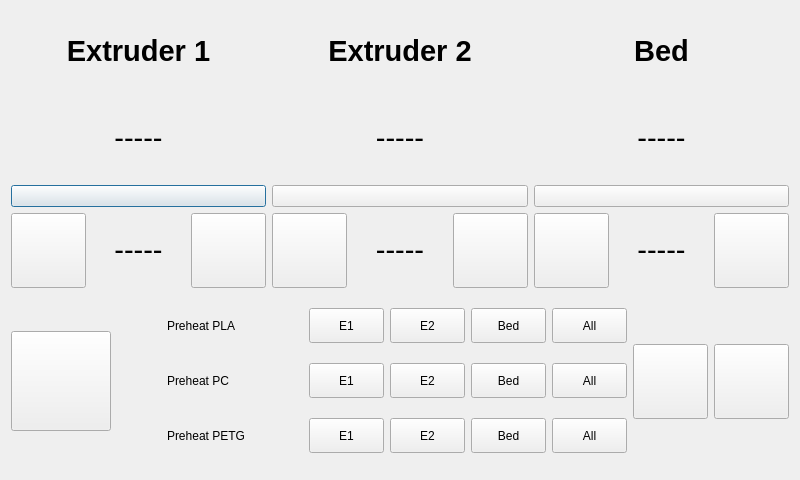
<?xml version="1.0" encoding="UTF-8"?>
<ui version="4.0">
 <class>TemperatureWindow</class>
 <widget class="QDialog" name="TemperatureWindow">
  <property name="geometry">
   <rect>
    <x>0</x>
    <y>0</y>
    <width>800</width>
    <height>480</height>
   </rect>
  </property>
  <property name="maximumSize">
   <size>
    <width>800</width>
    <height>480</height>
   </size>
  </property>
  <property name="windowTitle">
   <string>TemperatureWindow</string>
  </property>
  <layout class="QVBoxLayout" name="verticalLayout_5">
   <item>
    <layout class="QHBoxLayout" name="horizontalLayout_8">
     <item>
      <layout class="QVBoxLayout" name="verticalLayout_4">
       <item>
        <widget class="QLabel" name="e1label">
         <property name="text">
          <string>&lt;html&gt;&lt;head/&gt;&lt;body&gt;&lt;p align=&quot;center&quot;&gt;&lt;span style=&quot; font-size:22pt; font-weight:600;&quot;&gt;Extruder 1&lt;/span&gt;&lt;/p&gt;&lt;/body&gt;&lt;/html&gt;</string>
         </property>
        </widget>
       </item>
       <item>
        <widget class="QLabel" name="e1temp">
         <property name="text">
          <string>&lt;html&gt;&lt;head/&gt;&lt;body&gt;&lt;p align=&quot;center&quot;&gt;&lt;span style=&quot; font-size:22pt;&quot;&gt;-----&lt;/span&gt;&lt;/p&gt;&lt;/body&gt;&lt;/html&gt;</string>
         </property>
        </widget>
       </item>
       <item>
        <widget class="QPushButton" name="e1img">
         <property name="text">
          <string/>
         </property>
         <property name="icon">
          <iconset>
           <normaloff>img/nozzleidle.png</normaloff>img/nozzleidle.png</iconset>
         </property>
         <property name="iconSize">
          <size>
           <width>100</width>
           <height>100</height>
          </size>
         </property>
        </widget>
       </item>
      </layout>
     </item>
     <item>
      <layout class="QVBoxLayout" name="verticalLayout_3">
       <item>
        <widget class="QLabel" name="e2label">
         <property name="text">
          <string>&lt;html&gt;&lt;head/&gt;&lt;body&gt;&lt;p align=&quot;center&quot;&gt;&lt;span style=&quot; font-size:22pt; font-weight:600;&quot;&gt;Extruder 2&lt;/span&gt;&lt;/p&gt;&lt;/body&gt;&lt;/html&gt;</string>
         </property>
        </widget>
       </item>
       <item>
        <widget class="QLabel" name="e2temp">
         <property name="text">
          <string>&lt;html&gt;&lt;head/&gt;&lt;body&gt;&lt;p align=&quot;center&quot;&gt;&lt;span style=&quot; font-size:22pt;&quot;&gt;-----&lt;/span&gt;&lt;/p&gt;&lt;/body&gt;&lt;/html&gt;</string>
         </property>
        </widget>
       </item>
       <item>
        <widget class="QPushButton" name="e2img">
         <property name="text">
          <string/>
         </property>
         <property name="icon">
          <iconset>
           <normaloff>img/nozzleidle.png</normaloff>img/nozzleidle.png</iconset>
         </property>
         <property name="iconSize">
          <size>
           <width>100</width>
           <height>100</height>
          </size>
         </property>
        </widget>
       </item>
      </layout>
     </item>
     <item>
      <layout class="QVBoxLayout" name="verticalLayout_2">
       <item>
        <widget class="QLabel" name="bedlabel">
         <property name="text">
          <string>&lt;html&gt;&lt;head/&gt;&lt;body&gt;&lt;p align=&quot;center&quot;&gt;&lt;span style=&quot; font-size:22pt; font-weight:600;&quot;&gt;Bed&lt;/span&gt;&lt;/p&gt;&lt;/body&gt;&lt;/html&gt;</string>
         </property>
        </widget>
       </item>
       <item>
        <widget class="QLabel" name="bedtemp">
         <property name="text">
          <string>&lt;html&gt;&lt;head/&gt;&lt;body&gt;&lt;p align=&quot;center&quot;&gt;&lt;span style=&quot; font-size:22pt;&quot;&gt;-----&lt;/span&gt;&lt;/p&gt;&lt;/body&gt;&lt;/html&gt;</string>
         </property>
        </widget>
       </item>
       <item>
        <widget class="QPushButton" name="bedimg">
         <property name="text">
          <string/>
         </property>
         <property name="icon">
          <iconset>
           <normaloff>img/bed_unheated.png</normaloff>img/bed_unheated.png</iconset>
         </property>
         <property name="iconSize">
          <size>
           <width>100</width>
           <height>100</height>
          </size>
         </property>
        </widget>
       </item>
      </layout>
     </item>
    </layout>
   </item>
   <item>
    <layout class="QHBoxLayout" name="horizontalLayout_7">
     <item>
      <layout class="QHBoxLayout" name="horizontalLayout_6">
       <item>
        <widget class="QPushButton" name="e1neg">
         <property name="maximumSize">
          <size>
           <width>75</width>
           <height>75</height>
          </size>
         </property>
         <property name="text">
          <string/>
         </property>
         <property name="icon">
          <iconset>
           <normaloff>img/downarrow.png</normaloff>img/downarrow.png</iconset>
         </property>
         <property name="iconSize">
          <size>
           <width>50</width>
           <height>50</height>
          </size>
         </property>
        </widget>
       </item>
       <item>
        <widget class="QLabel" name="e1set">
         <property name="text">
          <string>&lt;html&gt;&lt;head/&gt;&lt;body&gt;&lt;p align=&quot;center&quot;&gt;&lt;span style=&quot; font-size:22pt;&quot;&gt;-----&lt;/span&gt;&lt;/p&gt;&lt;/body&gt;&lt;/html&gt;</string>
         </property>
        </widget>
       </item>
       <item>
        <widget class="QPushButton" name="e1pos">
         <property name="maximumSize">
          <size>
           <width>75</width>
           <height>75</height>
          </size>
         </property>
         <property name="text">
          <string/>
         </property>
         <property name="icon">
          <iconset>
           <normaloff>img/uparrow.png</normaloff>img/uparrow.png</iconset>
         </property>
         <property name="iconSize">
          <size>
           <width>50</width>
           <height>50</height>
          </size>
         </property>
        </widget>
       </item>
      </layout>
     </item>
     <item>
      <layout class="QHBoxLayout" name="horizontalLayout_5">
       <item>
        <widget class="QPushButton" name="e2neg">
         <property name="maximumSize">
          <size>
           <width>75</width>
           <height>75</height>
          </size>
         </property>
         <property name="text">
          <string/>
         </property>
         <property name="icon">
          <iconset>
           <normaloff>img/downarrow.png</normaloff>img/downarrow.png</iconset>
         </property>
         <property name="iconSize">
          <size>
           <width>50</width>
           <height>50</height>
          </size>
         </property>
        </widget>
       </item>
       <item>
        <widget class="QLabel" name="e2set">
         <property name="text">
          <string>&lt;html&gt;&lt;head/&gt;&lt;body&gt;&lt;p align=&quot;center&quot;&gt;&lt;span style=&quot; font-size:22pt;&quot;&gt;-----&lt;/span&gt;&lt;/p&gt;&lt;/body&gt;&lt;/html&gt;</string>
         </property>
        </widget>
       </item>
       <item>
        <widget class="QPushButton" name="e2pos">
         <property name="maximumSize">
          <size>
           <width>75</width>
           <height>75</height>
          </size>
         </property>
         <property name="text">
          <string/>
         </property>
         <property name="icon">
          <iconset>
           <normaloff>img/uparrow.png</normaloff>img/uparrow.png</iconset>
         </property>
         <property name="iconSize">
          <size>
           <width>50</width>
           <height>50</height>
          </size>
         </property>
        </widget>
       </item>
      </layout>
     </item>
     <item>
      <layout class="QHBoxLayout" name="horizontalLayout_4">
       <item>
        <widget class="QPushButton" name="bedneg">
         <property name="maximumSize">
          <size>
           <width>75</width>
           <height>75</height>
          </size>
         </property>
         <property name="text">
          <string/>
         </property>
         <property name="icon">
          <iconset>
           <normaloff>img/downarrow.png</normaloff>img/downarrow.png</iconset>
         </property>
         <property name="iconSize">
          <size>
           <width>50</width>
           <height>50</height>
          </size>
         </property>
        </widget>
       </item>
       <item>
        <widget class="QLabel" name="bedset">
         <property name="text">
          <string>&lt;html&gt;&lt;head/&gt;&lt;body&gt;&lt;p align=&quot;center&quot;&gt;&lt;span style=&quot; font-size:22pt;&quot;&gt;-----&lt;/span&gt;&lt;/p&gt;&lt;/body&gt;&lt;/html&gt;</string>
         </property>
        </widget>
       </item>
       <item>
        <widget class="QPushButton" name="bedpos">
         <property name="maximumSize">
          <size>
           <width>75</width>
           <height>75</height>
          </size>
         </property>
         <property name="text">
          <string/>
         </property>
         <property name="icon">
          <iconset>
           <normaloff>img/uparrow.png</normaloff>img/uparrow.png</iconset>
         </property>
         <property name="iconSize">
          <size>
           <width>50</width>
           <height>50</height>
          </size>
         </property>
        </widget>
       </item>
      </layout>
     </item>
    </layout>
   </item>
   <item>
    <layout class="QHBoxLayout" name="horizontalLayout_9">
     <item>
      <widget class="QPushButton" name="Back">
       <property name="maximumSize">
        <size>
         <width>100</width>
         <height>100</height>
        </size>
       </property>
       <property name="text">
        <string/>
       </property>
       <property name="icon">
        <iconset>
         <normaloff>img/back.png</normaloff>img/back.png</iconset>
       </property>
       <property name="iconSize">
        <size>
         <width>100</width>
         <height>100</height>
        </size>
       </property>
      </widget>
     </item>
     <item>
      <spacer name="horizontalSpacer_5">
       <property name="orientation">
        <enum>Qt::Horizontal</enum>
       </property>
       <property name="sizeType">
        <enum>QSizePolicy::Fixed</enum>
       </property>
       <property name="sizeHint" stdset="0">
        <size>
         <width>50</width>
         <height>175</height>
        </size>
       </property>
      </spacer>
     </item>
     <item>
      <layout class="QVBoxLayout" name="verticalLayout">
       <item>
        <layout class="QHBoxLayout" name="horizontalLayout">
         <item>
          <widget class="QLabel" name="PreheatPLA">
           <property name="text">
            <string>Preheat PLA</string>
           </property>
          </widget>
         </item>
         <item>
          <widget class="QPushButton" name="m1e1">
           <property name="minimumSize">
            <size>
             <width>70</width>
             <height>30</height>
            </size>
           </property>
           <property name="maximumSize">
            <size>
             <width>75</width>
             <height>35</height>
            </size>
           </property>
           <property name="toolTip">
            <string>&lt;html&gt;&lt;head/&gt;&lt;body&gt;&lt;p&gt;&lt;span style=&quot; font-size:24pt;&quot;&gt;0.1&lt;/span&gt;&lt;/p&gt;&lt;/body&gt;&lt;/html&gt;</string>
           </property>
           <property name="styleSheet">
            <string notr="true">font: 14pt &quot;Ubuntu&quot;;</string>
           </property>
           <property name="text">
            <string>E1</string>
           </property>
          </widget>
         </item>
         <item>
          <widget class="QPushButton" name="m1e2">
           <property name="sizePolicy">
            <sizepolicy hsizetype="Fixed" vsizetype="Fixed">
             <horstretch>0</horstretch>
             <verstretch>0</verstretch>
            </sizepolicy>
           </property>
           <property name="minimumSize">
            <size>
             <width>70</width>
             <height>30</height>
            </size>
           </property>
           <property name="maximumSize">
            <size>
             <width>75</width>
             <height>35</height>
            </size>
           </property>
           <property name="toolTip">
            <string>&lt;html&gt;&lt;head/&gt;&lt;body&gt;&lt;p&gt;&lt;span style=&quot; font-size:24pt;&quot;&gt;0.1&lt;/span&gt;&lt;/p&gt;&lt;/body&gt;&lt;/html&gt;</string>
           </property>
           <property name="styleSheet">
            <string notr="true">font: 14pt &quot;Ubuntu&quot;;</string>
           </property>
           <property name="text">
            <string>E2</string>
           </property>
          </widget>
         </item>
         <item>
          <widget class="QPushButton" name="m1bed">
           <property name="sizePolicy">
            <sizepolicy hsizetype="Fixed" vsizetype="Fixed">
             <horstretch>0</horstretch>
             <verstretch>0</verstretch>
            </sizepolicy>
           </property>
           <property name="minimumSize">
            <size>
             <width>70</width>
             <height>30</height>
            </size>
           </property>
           <property name="maximumSize">
            <size>
             <width>75</width>
             <height>35</height>
            </size>
           </property>
           <property name="toolTip">
            <string>&lt;html&gt;&lt;head/&gt;&lt;body&gt;&lt;p&gt;&lt;span style=&quot; font-size:24pt;&quot;&gt;0.1&lt;/span&gt;&lt;/p&gt;&lt;/body&gt;&lt;/html&gt;</string>
           </property>
           <property name="styleSheet">
            <string notr="true">font: 14pt &quot;Ubuntu&quot;;</string>
           </property>
           <property name="text">
            <string>Bed</string>
           </property>
          </widget>
         </item>
         <item>
          <widget class="QPushButton" name="m1all">
           <property name="sizePolicy">
            <sizepolicy hsizetype="Fixed" vsizetype="Fixed">
             <horstretch>0</horstretch>
             <verstretch>0</verstretch>
            </sizepolicy>
           </property>
           <property name="minimumSize">
            <size>
             <width>70</width>
             <height>30</height>
            </size>
           </property>
           <property name="maximumSize">
            <size>
             <width>75</width>
             <height>35</height>
            </size>
           </property>
           <property name="toolTip">
            <string>&lt;html&gt;&lt;head/&gt;&lt;body&gt;&lt;p&gt;&lt;span style=&quot; font-size:24pt;&quot;&gt;0.1&lt;/span&gt;&lt;/p&gt;&lt;/body&gt;&lt;/html&gt;</string>
           </property>
           <property name="styleSheet">
            <string notr="true">font: 14pt &quot;Ubuntu&quot;;</string>
           </property>
           <property name="text">
            <string>All</string>
           </property>
          </widget>
         </item>
        </layout>
       </item>
       <item>
        <layout class="QHBoxLayout" name="horizontalLayout_2">
         <item>
          <widget class="QLabel" name="PreheatPC">
           <property name="text">
            <string>Preheat PC</string>
           </property>
          </widget>
         </item>
         <item>
          <widget class="QPushButton" name="m2e1">
           <property name="minimumSize">
            <size>
             <width>70</width>
             <height>30</height>
            </size>
           </property>
           <property name="maximumSize">
            <size>
             <width>75</width>
             <height>35</height>
            </size>
           </property>
           <property name="toolTip">
            <string>&lt;html&gt;&lt;head/&gt;&lt;body&gt;&lt;p&gt;&lt;span style=&quot; font-size:24pt;&quot;&gt;0.1&lt;/span&gt;&lt;/p&gt;&lt;/body&gt;&lt;/html&gt;</string>
           </property>
           <property name="styleSheet">
            <string notr="true">font: 14pt &quot;Ubuntu&quot;;</string>
           </property>
           <property name="text">
            <string>E1</string>
           </property>
          </widget>
         </item>
         <item>
          <widget class="QPushButton" name="m2e2">
           <property name="sizePolicy">
            <sizepolicy hsizetype="Fixed" vsizetype="Fixed">
             <horstretch>0</horstretch>
             <verstretch>0</verstretch>
            </sizepolicy>
           </property>
           <property name="minimumSize">
            <size>
             <width>70</width>
             <height>30</height>
            </size>
           </property>
           <property name="maximumSize">
            <size>
             <width>75</width>
             <height>35</height>
            </size>
           </property>
           <property name="toolTip">
            <string>&lt;html&gt;&lt;head/&gt;&lt;body&gt;&lt;p&gt;&lt;span style=&quot; font-size:24pt;&quot;&gt;0.1&lt;/span&gt;&lt;/p&gt;&lt;/body&gt;&lt;/html&gt;</string>
           </property>
           <property name="styleSheet">
            <string notr="true">font: 14pt &quot;Ubuntu&quot;;</string>
           </property>
           <property name="text">
            <string>E2</string>
           </property>
          </widget>
         </item>
         <item>
          <widget class="QPushButton" name="m2bed">
           <property name="sizePolicy">
            <sizepolicy hsizetype="Fixed" vsizetype="Fixed">
             <horstretch>0</horstretch>
             <verstretch>0</verstretch>
            </sizepolicy>
           </property>
           <property name="minimumSize">
            <size>
             <width>70</width>
             <height>30</height>
            </size>
           </property>
           <property name="maximumSize">
            <size>
             <width>75</width>
             <height>35</height>
            </size>
           </property>
           <property name="toolTip">
            <string>&lt;html&gt;&lt;head/&gt;&lt;body&gt;&lt;p&gt;&lt;span style=&quot; font-size:24pt;&quot;&gt;0.1&lt;/span&gt;&lt;/p&gt;&lt;/body&gt;&lt;/html&gt;</string>
           </property>
           <property name="styleSheet">
            <string notr="true">font: 14pt &quot;Ubuntu&quot;;</string>
           </property>
           <property name="text">
            <string>Bed</string>
           </property>
          </widget>
         </item>
         <item>
          <widget class="QPushButton" name="m2all">
           <property name="sizePolicy">
            <sizepolicy hsizetype="Fixed" vsizetype="Fixed">
             <horstretch>0</horstretch>
             <verstretch>0</verstretch>
            </sizepolicy>
           </property>
           <property name="minimumSize">
            <size>
             <width>70</width>
             <height>30</height>
            </size>
           </property>
           <property name="maximumSize">
            <size>
             <width>75</width>
             <height>35</height>
            </size>
           </property>
           <property name="toolTip">
            <string>&lt;html&gt;&lt;head/&gt;&lt;body&gt;&lt;p&gt;&lt;span style=&quot; font-size:24pt;&quot;&gt;0.1&lt;/span&gt;&lt;/p&gt;&lt;/body&gt;&lt;/html&gt;</string>
           </property>
           <property name="styleSheet">
            <string notr="true">font: 14pt &quot;Ubuntu&quot;;</string>
           </property>
           <property name="text">
            <string>All</string>
           </property>
          </widget>
         </item>
        </layout>
       </item>
       <item>
        <layout class="QHBoxLayout" name="horizontalLayout_3">
         <item>
          <widget class="QLabel" name="PreheatPETG">
           <property name="text">
            <string>Preheat PETG</string>
           </property>
          </widget>
         </item>
         <item>
          <widget class="QPushButton" name="m3e1">
           <property name="minimumSize">
            <size>
             <width>70</width>
             <height>30</height>
            </size>
           </property>
           <property name="maximumSize">
            <size>
             <width>75</width>
             <height>35</height>
            </size>
           </property>
           <property name="toolTip">
            <string>&lt;html&gt;&lt;head/&gt;&lt;body&gt;&lt;p&gt;&lt;span style=&quot; font-size:24pt;&quot;&gt;0.1&lt;/span&gt;&lt;/p&gt;&lt;/body&gt;&lt;/html&gt;</string>
           </property>
           <property name="styleSheet">
            <string notr="true">font: 14pt &quot;Ubuntu&quot;;</string>
           </property>
           <property name="text">
            <string>E1</string>
           </property>
          </widget>
         </item>
         <item>
          <widget class="QPushButton" name="m3e2">
           <property name="sizePolicy">
            <sizepolicy hsizetype="Fixed" vsizetype="Fixed">
             <horstretch>0</horstretch>
             <verstretch>0</verstretch>
            </sizepolicy>
           </property>
           <property name="minimumSize">
            <size>
             <width>70</width>
             <height>30</height>
            </size>
           </property>
           <property name="maximumSize">
            <size>
             <width>75</width>
             <height>35</height>
            </size>
           </property>
           <property name="toolTip">
            <string>&lt;html&gt;&lt;head/&gt;&lt;body&gt;&lt;p&gt;&lt;span style=&quot; font-size:24pt;&quot;&gt;0.1&lt;/span&gt;&lt;/p&gt;&lt;/body&gt;&lt;/html&gt;</string>
           </property>
           <property name="styleSheet">
            <string notr="true">font: 14pt &quot;Ubuntu&quot;;</string>
           </property>
           <property name="text">
            <string>E2</string>
           </property>
          </widget>
         </item>
         <item>
          <widget class="QPushButton" name="m3bed">
           <property name="sizePolicy">
            <sizepolicy hsizetype="Fixed" vsizetype="Fixed">
             <horstretch>0</horstretch>
             <verstretch>0</verstretch>
            </sizepolicy>
           </property>
           <property name="minimumSize">
            <size>
             <width>70</width>
             <height>30</height>
            </size>
           </property>
           <property name="maximumSize">
            <size>
             <width>75</width>
             <height>35</height>
            </size>
           </property>
           <property name="toolTip">
            <string>&lt;html&gt;&lt;head/&gt;&lt;body&gt;&lt;p&gt;&lt;span style=&quot; font-size:24pt;&quot;&gt;0.1&lt;/span&gt;&lt;/p&gt;&lt;/body&gt;&lt;/html&gt;</string>
           </property>
           <property name="styleSheet">
            <string notr="true">font: 14pt &quot;Ubuntu&quot;;</string>
           </property>
           <property name="text">
            <string>Bed</string>
           </property>
          </widget>
         </item>
         <item>
          <widget class="QPushButton" name="m3all">
           <property name="sizePolicy">
            <sizepolicy hsizetype="Fixed" vsizetype="Fixed">
             <horstretch>0</horstretch>
             <verstretch>0</verstretch>
            </sizepolicy>
           </property>
           <property name="minimumSize">
            <size>
             <width>70</width>
             <height>30</height>
            </size>
           </property>
           <property name="maximumSize">
            <size>
             <width>75</width>
             <height>35</height>
            </size>
           </property>
           <property name="toolTip">
            <string>&lt;html&gt;&lt;head/&gt;&lt;body&gt;&lt;p&gt;&lt;span style=&quot; font-size:24pt;&quot;&gt;0.1&lt;/span&gt;&lt;/p&gt;&lt;/body&gt;&lt;/html&gt;</string>
           </property>
           <property name="styleSheet">
            <string notr="true">font: 14pt &quot;Ubuntu&quot;;</string>
           </property>
           <property name="text">
            <string>All</string>
           </property>
          </widget>
         </item>
        </layout>
       </item>
      </layout>
     </item>
     <item>
      <widget class="QPushButton" name="Fan">
       <property name="maximumSize">
        <size>
         <width>75</width>
         <height>75</height>
        </size>
       </property>
       <property name="text">
        <string/>
       </property>
       <property name="icon">
        <iconset>
         <normaloff>img/fanoff.png</normaloff>img/fanoff.png</iconset>
       </property>
       <property name="iconSize">
        <size>
         <width>65</width>
         <height>65</height>
        </size>
       </property>
      </widget>
     </item>
     <item>
      <widget class="QPushButton" name="CoolDown">
       <property name="maximumSize">
        <size>
         <width>75</width>
         <height>75</height>
        </size>
       </property>
       <property name="text">
        <string/>
       </property>
       <property name="icon">
        <iconset>
         <normaloff>img/cooldown.png</normaloff>img/cooldown.png</iconset>
       </property>
       <property name="iconSize">
        <size>
         <width>65</width>
         <height>65</height>
        </size>
       </property>
      </widget>
     </item>
    </layout>
   </item>
  </layout>
 </widget>
 <resources/>
 <connections/>
</ui>
